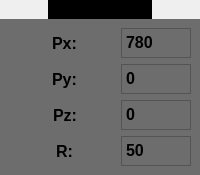
               <widget class="QWidget" name="Setting_Circle" native="true">
                <layout class="QVBoxLayout" name="verticalLayout_40">
                 <property name="spacing">
                  <number>0</number>
                 </property>
                 <property name="leftMargin">
                  <number>0</number>
                 </property>
                 <property name="topMargin">
                  <number>0</number>
                 </property>
                 <property name="rightMargin">
                  <number>0</number>
                 </property>
                 <property name="bottomMargin">
                  <number>0</number>
                 </property>
                 <item alignment="Qt::AlignTop">
                  <widget class="QWidget" name="widget_20" native="true">
                   <layout class="QVBoxLayout" name="verticalLayout_41">
                    <property name="spacing">
                     <number>0</number>
                    </property>
                    <property name="leftMargin">
                     <number>0</number>
                    </property>
                    <property name="topMargin">
                     <number>0</number>
                    </property>
                    <property name="rightMargin">
                     <number>0</number>
                    </property>
                    <property name="bottomMargin">
                     <number>0</number>
                    </property>
                    <item alignment="Qt::AlignHCenter">
                     <widget class="QLabel" name="label_15">
                      <property name="font">
                       <font>
                        <family>Arial</family>
                        <pointsize>12</pointsize>
                        <weight>75</weight>
                        <bold>true</bold>
                       </font>
                      </property>
                      <property name="styleSheet">
                       <string notr="true">background-color: rgb(0, 0, 0);
</string>
                      </property>
                      <property name="text">
                       <string>Circle Setting</string>
                      </property>
                     </widget>
                    </item>
                   </layout>
                  </widget>
                 </item>
                 <item>
                  <widget class="QWidget" name="widget_21" native="true">
                   <property name="sizePolicy">
                    <sizepolicy hsizetype="Preferred" vsizetype="Expanding">
                     <horstretch>0</horstretch>
                     <verstretch>0</verstretch>
                    </sizepolicy>
                   </property>
                   <property name="styleSheet">
                    <string notr="true">background-color: rgb(109, 109, 109);</string>
                   </property>
                   <layout class="QVBoxLayout" name="verticalLayout_46">
                    <item>
                     <widget class="QWidget" name="widget_53" native="true">
                      <layout class="QHBoxLayout" name="horizontalLayout_57">
                       <property name="spacing">
                        <number>0</number>
                       </property>
                       <property name="leftMargin">
                        <number>0</number>
                       </property>
                       <property name="topMargin">
                        <number>0</number>
                       </property>
                       <property name="rightMargin">
                        <number>0</number>
                       </property>
                       <property name="bottomMargin">
                        <number>0</number>
                       </property>
                       <item alignment="Qt::AlignHCenter">
                        <widget class="QLabel" name="label_64">
                         <property name="maximumSize">
                          <size>
                           <width>50</width>
                           <height>30</height>
                          </size>
                         </property>
                         <property name="font">
                          <font>
                           <family>Arial</family>
                           <pointsize>12</pointsize>
                           <weight>75</weight>
                           <bold>true</bold>
                          </font>
                         </property>
                         <property name="text">
                          <string>Px:</string>
                         </property>
                        </widget>
                       </item>
                       <item>
                        <widget class="QTextEdit" name="Setting_Px_Circle">
                         <property name="maximumSize">
                          <size>
                           <width>70</width>
                           <height>30</height>
                          </size>
                         </property>
                         <property name="font">
                          <font>
                           <family>Arial</family>
                           <pointsize>12</pointsize>
                           <weight>75</weight>
                           <bold>true</bold>
                          </font>
                         </property>
                         <property name="styleSheet">
                          <string notr="true">border-color: rgb(0, 255, 0);</string>
                         </property>
                         <property name="html">
                          <string>&lt;!DOCTYPE HTML PUBLIC &quot;-//W3C//DTD HTML 4.0//EN&quot; &quot;http://www.w3.org/TR/REC-html40/strict.dtd&quot;&gt;
&lt;html&gt;&lt;head&gt;&lt;meta name=&quot;qrichtext&quot; content=&quot;1&quot; /&gt;&lt;style type=&quot;text/css&quot;&gt;
p, li { white-space: pre-wrap; }
&lt;/style&gt;&lt;/head&gt;&lt;body style=&quot; font-family:'Arial'; font-size:12pt; font-weight:600; font-style:normal;&quot;&gt;
&lt;p style=&quot; margin-top:0px; margin-bottom:0px; margin-left:0px; margin-right:0px; -qt-block-indent:0; text-indent:0px;&quot;&gt;&lt;span style=&quot; font-family:'MS Shell Dlg 2';&quot;&gt;780&lt;/span&gt;&lt;/p&gt;&lt;/body&gt;&lt;/html&gt;</string>
                         </property>
                        </widget>
                       </item>
                      </layout>
                     </widget>
                    </item>
                    <item>
                     <widget class="QWidget" name="widget_54" native="true">
                      <layout class="QHBoxLayout" name="horizontalLayout_58">
                       <property name="spacing">
                        <number>0</number>
                       </property>
                       <property name="leftMargin">
                        <number>0</number>
                       </property>
                       <property name="topMargin">
                        <number>0</number>
                       </property>
                       <property name="rightMargin">
                        <number>0</number>
                       </property>
                       <property name="bottomMargin">
                        <number>0</number>
                       </property>
                       <item alignment="Qt::AlignHCenter">
                        <widget class="QLabel" name="label_65">
                         <property name="maximumSize">
                          <size>
                           <width>50</width>
                           <height>30</height>
                          </size>
                         </property>
                         <property name="font">
                          <font>
                           <family>Arial</family>
                           <pointsize>12</pointsize>
                           <weight>75</weight>
                           <bold>true</bold>
                          </font>
                         </property>
                         <property name="text">
                          <string>Py:</string>
                         </property>
                        </widget>
                       </item>
                       <item>
                        <widget class="QTextEdit" name="Setting_PyCircle">
                         <property name="maximumSize">
                          <size>
                           <width>70</width>
                           <height>30</height>
                          </size>
                         </property>
                         <property name="font">
                          <font>
                           <family>Arial</family>
                           <pointsize>12</pointsize>
                           <weight>75</weight>
                           <bold>true</bold>
                          </font>
                         </property>
                         <property name="styleSheet">
                          <string notr="true">border-color: rgb(0, 255, 0);</string>
                         </property>
                         <property name="html">
                          <string>&lt;!DOCTYPE HTML PUBLIC &quot;-//W3C//DTD HTML 4.0//EN&quot; &quot;http://www.w3.org/TR/REC-html40/strict.dtd&quot;&gt;
&lt;html&gt;&lt;head&gt;&lt;meta name=&quot;qrichtext&quot; content=&quot;1&quot; /&gt;&lt;style type=&quot;text/css&quot;&gt;
p, li { white-space: pre-wrap; }
&lt;/style&gt;&lt;/head&gt;&lt;body style=&quot; font-family:'Arial'; font-size:12pt; font-weight:600; font-style:normal;&quot;&gt;
&lt;p style=&quot; margin-top:0px; margin-bottom:0px; margin-left:0px; margin-right:0px; -qt-block-indent:0; text-indent:0px;&quot;&gt;&lt;span style=&quot; font-family:'MS Shell Dlg 2';&quot;&gt;0&lt;/span&gt;&lt;/p&gt;&lt;/body&gt;&lt;/html&gt;</string>
                         </property>
                        </widget>
                       </item>
                      </layout>
                     </widget>
                    </item>
                    <item>
                     <widget class="QWidget" name="widget_49" native="true">
                      <layout class="QHBoxLayout" name="horizontalLayout_53">
                       <property name="spacing">
                        <number>0</number>
                       </property>
                       <property name="leftMargin">
                        <number>0</number>
                       </property>
                       <property name="topMargin">
                        <number>0</number>
                       </property>
                       <property name="rightMargin">
                        <number>0</number>
                       </property>
                       <property name="bottomMargin">
                        <number>0</number>
                       </property>
                       <item alignment="Qt::AlignHCenter">
                        <widget class="QLabel" name="label_60">
                         <property name="maximumSize">
                          <size>
                           <width>50</width>
                           <height>30</height>
                          </size>
                         </property>
                         <property name="font">
                          <font>
                           <family>Arial</family>
                           <pointsize>12</pointsize>
                           <weight>75</weight>
                           <bold>true</bold>
                          </font>
                         </property>
                         <property name="text">
                          <string>Pz:</string>
                         </property>
                        </widget>
                       </item>
                       <item>
                        <widget class="QTextEdit" name="Setting_Pz_Circle">
                         <property name="maximumSize">
                          <size>
                           <width>70</width>
                           <height>30</height>
                          </size>
                         </property>
                         <property name="font">
                          <font>
                           <family>Arial</family>
                           <pointsize>12</pointsize>
                           <weight>75</weight>
                           <bold>true</bold>
                          </font>
                         </property>
                         <property name="styleSheet">
                          <string notr="true">border-color: rgb(0, 255, 0);</string>
                         </property>
                         <property name="html">
                          <string>&lt;!DOCTYPE HTML PUBLIC &quot;-//W3C//DTD HTML 4.0//EN&quot; &quot;http://www.w3.org/TR/REC-html40/strict.dtd&quot;&gt;
&lt;html&gt;&lt;head&gt;&lt;meta name=&quot;qrichtext&quot; content=&quot;1&quot; /&gt;&lt;style type=&quot;text/css&quot;&gt;
p, li { white-space: pre-wrap; }
&lt;/style&gt;&lt;/head&gt;&lt;body style=&quot; font-family:'Arial'; font-size:12pt; font-weight:600; font-style:normal;&quot;&gt;
&lt;p style=&quot; margin-top:0px; margin-bottom:0px; margin-left:0px; margin-right:0px; -qt-block-indent:0; text-indent:0px;&quot;&gt;&lt;span style=&quot; font-family:'MS Shell Dlg 2';&quot;&gt;0&lt;/span&gt;&lt;/p&gt;&lt;/body&gt;&lt;/html&gt;</string>
                         </property>
                        </widget>
                       </item>
                      </layout>
                     </widget>
                    </item>
                    <item>
                     <widget class="QWidget" name="widget_55" native="true">
                      <layout class="QHBoxLayout" name="horizontalLayout_59">
                       <property name="spacing">
                        <number>0</number>
                       </property>
                       <property name="leftMargin">
                        <number>0</number>
                       </property>
                       <property name="topMargin">
                        <number>0</number>
                       </property>
                       <property name="rightMargin">
                        <number>0</number>
                       </property>
                       <property name="bottomMargin">
                        <number>0</number>
                       </property>
                       <item alignment="Qt::AlignHCenter">
                        <widget class="QLabel" name="label_66">
                         <property name="maximumSize">
                          <size>
                           <width>50</width>
                           <height>30</height>
                          </size>
                         </property>
                         <property name="font">
                          <font>
                           <family>Arial</family>
                           <pointsize>12</pointsize>
                           <weight>75</weight>
                           <bold>true</bold>
                          </font>
                         </property>
                         <property name="text">
                          <string>R:</string>
                         </property>
                        </widget>
                       </item>
                       <item>
                        <widget class="QTextEdit" name="Setting_Radius_Circle">
                         <property name="maximumSize">
                          <size>
                           <width>70</width>
                           <height>30</height>
                          </size>
                         </property>
                         <property name="font">
                          <font>
                           <family>Arial</family>
                           <pointsize>12</pointsize>
                           <weight>75</weight>
                           <bold>true</bold>
                          </font>
                         </property>
                         <property name="styleSheet">
                          <string notr="true">border-color: rgb(0, 255, 0);</string>
                         </property>
                         <property name="html">
                          <string>&lt;!DOCTYPE HTML PUBLIC &quot;-//W3C//DTD HTML 4.0//EN&quot; &quot;http://www.w3.org/TR/REC-html40/strict.dtd&quot;&gt;
&lt;html&gt;&lt;head&gt;&lt;meta name=&quot;qrichtext&quot; content=&quot;1&quot; /&gt;&lt;style type=&quot;text/css&quot;&gt;
p, li { white-space: pre-wrap; }
&lt;/style&gt;&lt;/head&gt;&lt;body style=&quot; font-family:'Arial'; font-size:12pt; font-weight:600; font-style:normal;&quot;&gt;
&lt;p style=&quot; margin-top:0px; margin-bottom:0px; margin-left:0px; margin-right:0px; -qt-block-indent:0; text-indent:0px;&quot;&gt;&lt;span style=&quot; font-family:'MS Shell Dlg 2';&quot;&gt;50&lt;/span&gt;&lt;/p&gt;&lt;/body&gt;&lt;/html&gt;</string>
                         </property>
                        </widget>
                       </item>
                      </layout>
                     </widget>
                    </item>
                   </layout>
                  </widget>
                 </item>
                </layout>
               </widget>
